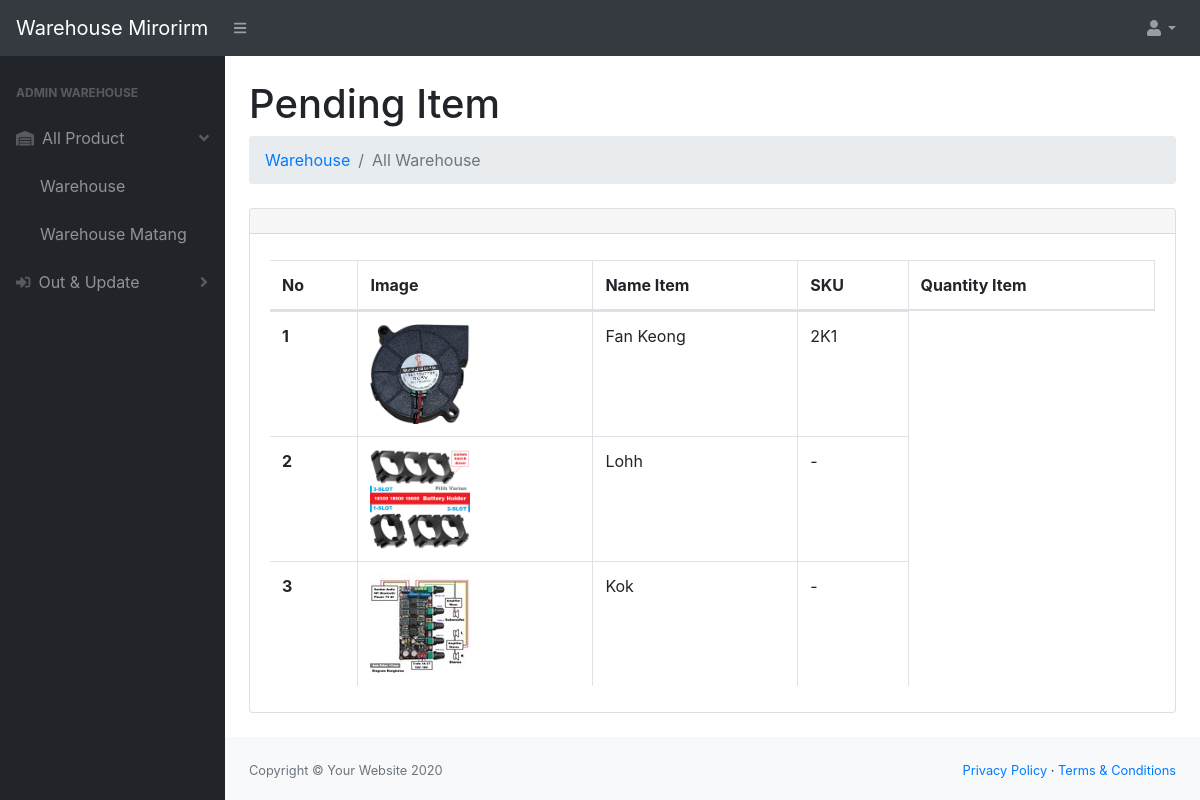
Page /gudang/index.php?url=pending on the earlier database version.
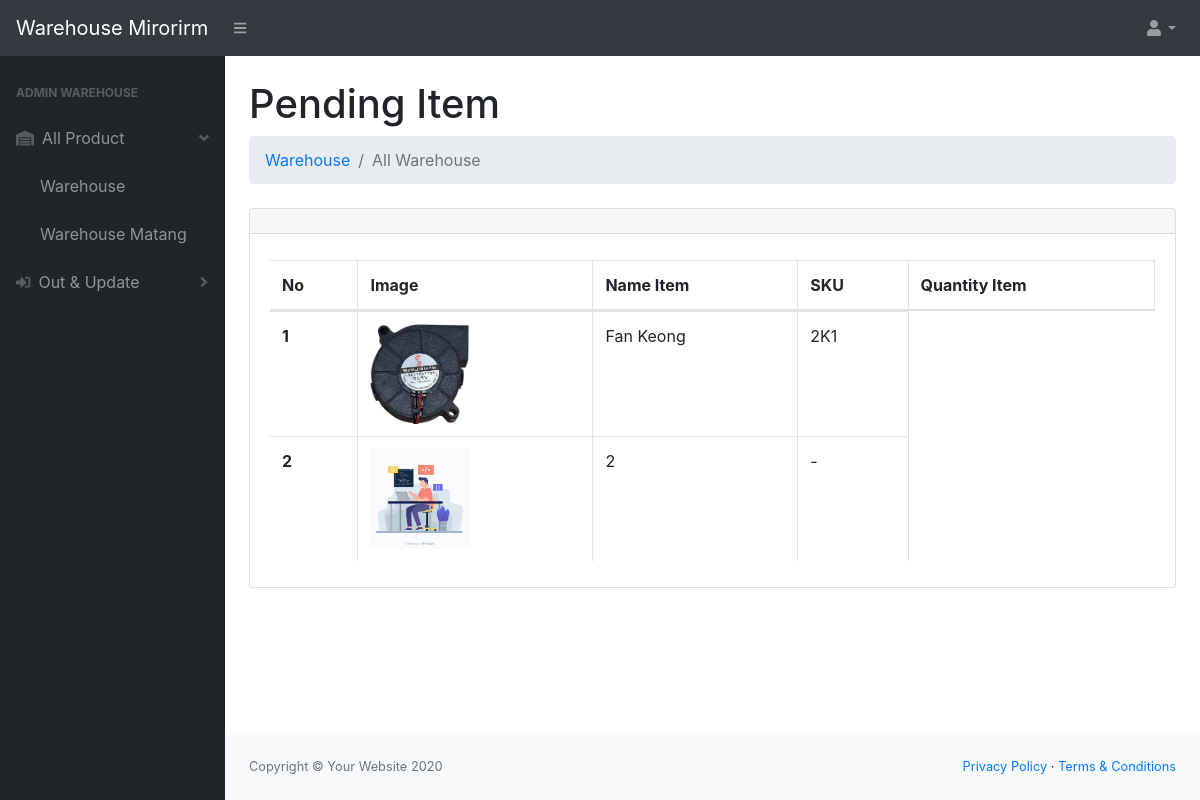
Same page on the later database version.
### tables this page shows
CREATE TABLE `toko_id` (
  `id_toko` int(11) NOT NULL,
  `sku_toko` varchar(200) NOT NULL DEFAULT '-',
  `id_product` int(11) NOT NULL,
  `quantity_toko` int(11) NOT NULL
);

CREATE TABLE `product_id` (
  `id_product` int(11) NOT NULL,
  `image` mediumtext NOT NULL,
  `nama` varchar(200) NOT NULL,
  `jenis` varchar(200) NOT NULL
);

### gudang/pending.php (the view, shortened to what this page needs)
<div class="container-fluid">
                        <h1 class="mt-4">Pending Item</h1>
                        <ol class="breadcrumb mb-4">
                            <li class="breadcrumb-item"><a href="index.php?url=gudang">Warehouse</a></li>
                            <li class="breadcrumb-item active">All Warehouse</li>
                        </ol>
                        <div class="card mb-4">
                            <div class="card-header">
                            </div>
                            <div class="card-body">
                                <div class="table-responsive">
                                    <table class="table table-hover table-bordered" id="dataTable" width="100%" cellspacing="0">
                                    <thead>
                                            <tr>
                                                <th>No</th>
                                                <th>Image</th>
                                                <th>Name Item</th>
                                                <th>SKU</th>
                                                <th>Quantity Item</th>
                                            </tr>
                                        </thead>
                                        <tbody>
                                        <?php
                                           $select = mysqli_query($conn, "SELECT * FROM product_id, toko_id WHERE toko_id.id_product = product_id.id_product AND jenis<>'Mentah'");
                                           $i = 1;
                                           while($data=mysqli_fetch_array($select)){
                                            $gambar = $data['image'];
                                            if($gambar==null){
                                                $img = '<img src="../assets/img/noimageavailable.png" class="zoomable">';
                                            } else {
                                                $img ='<img src="../assets/img/'.$gambar.'" class="zoomable">';
                                            }
                                        ?>
                                            <tr data-bs-toggle="modal" data-bs-target="#largeModal">
                                                <th><?=$i++;?></th>
                                                <td><?=$img;?></td>
                                                <td><?=$data['nama'];?></td>
                                                <td><?=$data['sku_toko'];?></td>
                                            </tr>
                                            <div class="modal fade" id="largeModal" tabindex="-1">
                                            <div class="modal-dialog modal-lg">
                                            <div class="modal-content">
                                            <?php
                                           }
                                        ?>
                                        </tbody>
                                    </table>
                                </div>
                            </div>
                        </div>
                    </div>

Differences in the rows shown:
no longer on this page (row unchanged): toko_id: id_product.image (picture), id_product.nama "Lohh", sku_toko "-"
no longer on this page (row unchanged): toko_id: id_product.image (picture), id_product.nama "Kok", sku_toko "-"
added toko_id: id_product.image (picture), id_product.nama "2", sku_toko "-"
